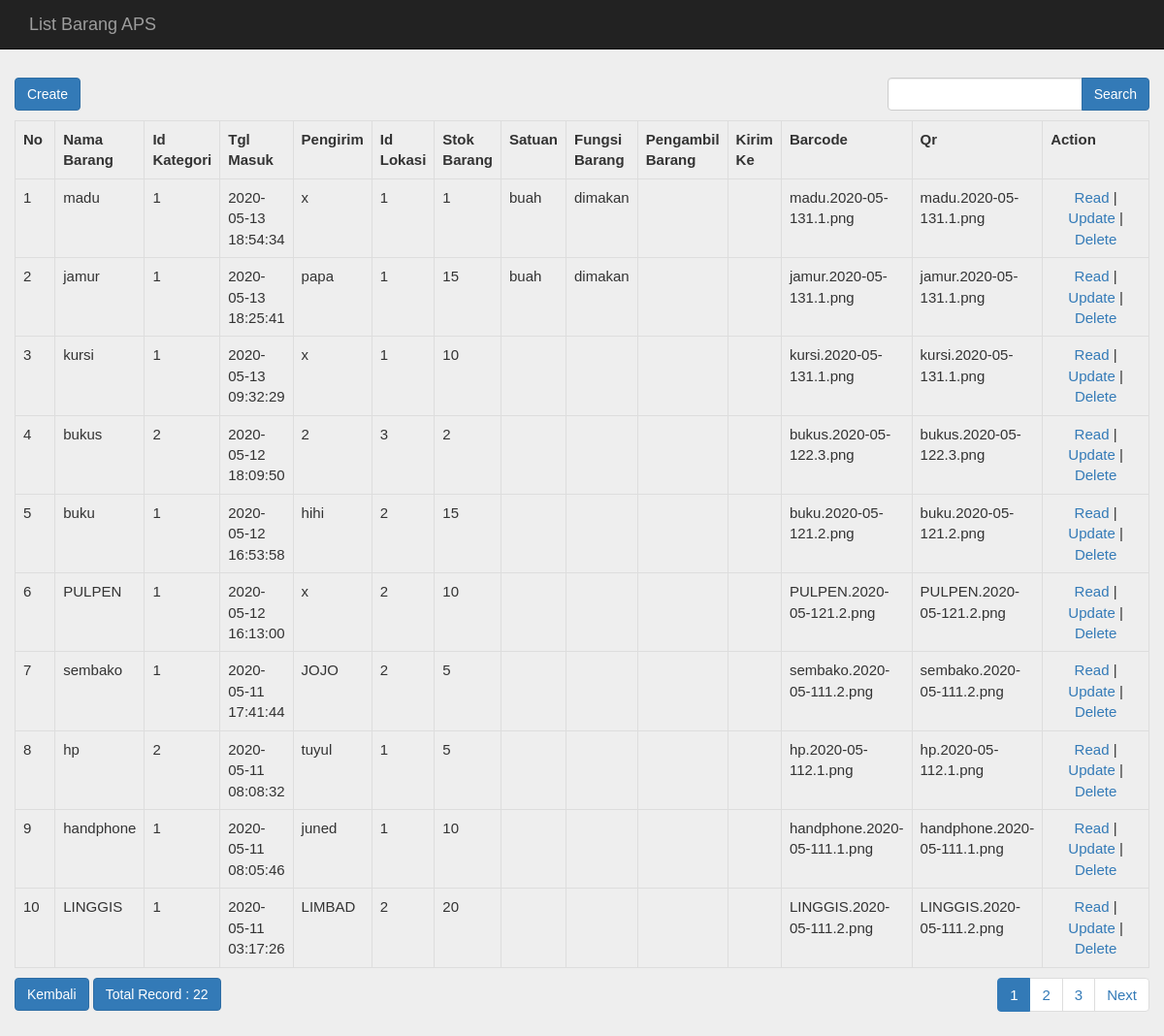
Before: /index.php/barang/barang_list with the older database file.
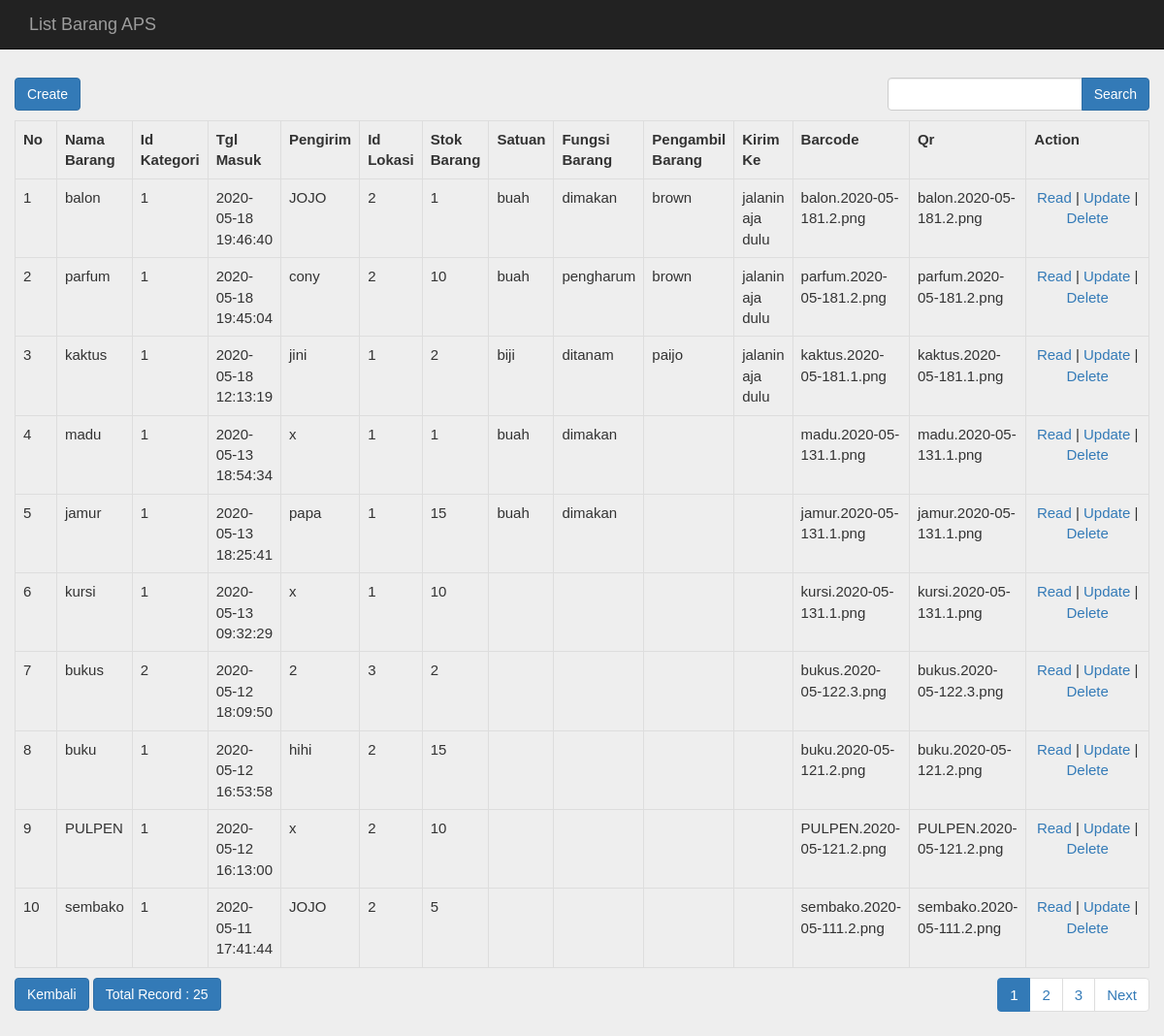
After: the same page with the newer database file.
### tables this page shows
CREATE TABLE `barang` (
  `id_barang` int(10) NOT NULL,
  `nama_barang` varchar(50) NOT NULL,
  `id_kategori` int(10) NOT NULL,
  `tgl_masuk` datetime NOT NULL,
  `pengirim` varchar(50) NOT NULL,
  `id_lokasi` int(10) NOT NULL,
  `barcode` varchar(100) NOT NULL,
  `qr` varchar(100) NOT NULL,
  `stok` int(100) DEFAULT NULL,
  `satuan` varchar(100) NOT NULL,
  `fungsi` varchar(100) NOT NULL,
  `pengambil` varchar(50) NOT NULL,
  `kirim` varchar(100) NOT NULL
);

### application/controllers/Barang.php (called while the page is built, shortened)
<?php
class Barang extends CI_Controller
{
    function __construct()
    {
        $this->load->model('Barang_model');
        $this->load->model('admin');
        $this->load->library('form_validation');
        $this->load->helper('url');
    }
    public function barang_list(){
        $q = urldecode($this->input->get('q', TRUE));
        $start = intval($this->input->get('start'));
        if ($q <> '') {
            $config['base_url'] = base_url() . 'barang/index.html?q=' . urlencode($q);
            $config['first_url'] = base_url() . 'barang/index.html?q=' . urlencode($q);
        } else {
            $config['base_url'] = base_url() . 'barang/index.html';
            $config['first_url'] = base_url() . 'barang/index.html';
        }
        $config['per_page'] = 10;
        $config['page_query_string'] = TRUE;
        $config['total_rows'] = $this->Barang_model->total_rows($q);
        $barang = $this->Barang_model->get_limit_data($config['per_page'], $start, $q);
        $this->load->library('pagination');
        $this->pagination->initialize($config);
        $data = array(
            'barang_data' => $barang,
            'q' => $q,
            'pagination' => $this->pagination->create_links(),
            'total_rows' => $config['total_rows'],
            'start' => $start,
        );
        $this->load->view('barang/barang_list', $data);
    }
}

### index.php (called while the page is built, shortened)
<?php
require_once BASEPATH.'core/CodeIgniter.php';

### application/config/config.php (called while the page is built, shortened)
<?php
$config['base_url'] = 'http://localhost/project2/';
$config['index_page'] = '';
$config['uri_protocol']	= 'REQUEST_URI';
$config['url_suffix'] = '';
$config['language']	= 'english';
$config['charset'] = 'UTF-8';
$config['enable_hooks'] = FALSE;
$config['subclass_prefix'] = 'MY_';
$config['composer_autoload'] = FALSE;
$config['permitted_uri_chars'] = 'a-z 0-9~%.:_\-';
$config['enable_query_strings'] = FALSE;
$config['controller_trigger'] = 'c';
$config['function_trigger'] = 'm';
$config['directory_trigger'] = 'd';
$config['allow_get_array'] = TRUE;
$config['log_threshold'] = 0;
$config['log_path'] = '';
$config['log_file_extension'] = '';
$config['log_file_permissions'] = 0644;
$config['log_date_format'] = 'Y-m-d H:i:s';
$config['error_views_path'] = '';
$config['cache_path'] = '';
$config['cache_query_string'] = FALSE;
$config['encryption_key'] = '';
$config['sess_driver'] = 'files';
$config['sess_cookie_name'] = 'ci_session';
$config['sess_expiration'] = 7200;
$config['sess_save_path'] = NULL;
$config['sess_match_ip'] = FALSE;
$config['sess_time_to_update'] = 300;
$config['sess_regenerate_destroy'] = FALSE;
$config['cookie_prefix']	= '';
$config['cookie_domain']	= '';
$config['cookie_path']		= '/';
$config['cookie_secure']	= FALSE;
$config['cookie_httponly'] 	= FALSE;
$config['standardize_newlines'] = FALSE;
$config['global_xss_filtering'] = FALSE;
$config['csrf_protection'] = FALSE;
$config['csrf_token_name'] = 'csrf_test_name';
$config['csrf_cookie_name'] = 'csrf_cookie_name';
$config['csrf_expire'] = 7200;
$config['csrf_regenerate'] = TRUE;
$config['csrf_exclude_uris'] = array();
$config['compress_output'] = FALSE;
$config['time_reference'] = 'local';
$config['rewrite_short_tags'] = FALSE;
$config['proxy_ips'] = '';

### application/models/Barang_model.php (called while the page is built, shortened)
<?php
class Barang_model extends CI_Model
{
    public $table = 'barang';
    public $id = 'id_barang';
    public $order = 'DESC';
    function total_rows($q = NULL) {
        $this->db->like('id_barang', $q);
	$this->db->or_like('nama_barang', $q);
	$this->db->or_like('id_kategori', $q);
	$this->db->or_like('tgl_masuk', $q);
	$this->db->or_like('pengirim', $q);
	$this->db->or_like('id_lokasi', $q);
	$this->db->or_like('barcode', $q);
	$this->db->or_like('qr', $q);
    $this->db->or_like('stok', $q);
    $this->db->or_like('satuan', $q);
    $this->db->or_like('fungsi', $q);
    $this->db->or_like('pengambil', $q);
    $this->db->or_like('kirim', $q);
	$this->db->from($this->table);
        return $this->db->count_all_results();
    }
    function get_limit_data($limit, $start = 0, $q = NULL) {
        $this->db->order_by($this->id, $this->order);
        $this->db->like('id_barang', $q);
	$this->db->or_like('nama_barang', $q);
	$this->db->or_like('id_kategori', $q);
	$this->db->or_like('tgl_masuk', $q);
	$this->db->or_like('pengirim', $q);
	$this->db->or_like('id_lokasi', $q);
	$this->db->or_like('barcode', $q);
	$this->db->or_like('qr', $q);
    $this->db->or_like('stok', $q);
    $this->db->or_like('satuan', $q);
    $this->db->or_like('fungsi', $q);
    $this->db->or_like('pengambil', $q);
    $this->db->or_like('kirim', $q);
	$this->db->limit($limit, $start);
        return $this->db->get($this->table)->result();
    }
}

### application/views/barang/barang_list.php (the view, shortened to what the changed rows need)
<!doctype html>
<html>
    <head>
        <link rel="stylesheet" href="<?php echo base_url('assets/bootstrap/css/bootstrap.min.css') ?>"/>
        <link rel="stylesheet" type="text/css" href="https://maxcdn.bootstrapcdn.com/bootstrap/3.3.7/css/bootstrap.min.css">
        <link rel="stylesheet" type="text/css" href="https://maxcdn.bootstrapcdn.com/font-awesome/4.7.0/css/font-awesome.min.css">
        <link rel="stylesheet" type="text/css" href="style.css">
    </head>
    <body>
        <div class="container" style="margin-top: 80px">
        <div class="row">
        <table class="table table-bordered" style="margin-bottom: 10px">
            <tr>
                <th>No</th>
		<th>Nama Barang</th>
		<th>Id Kategori</th>
		<th>Tgl Masuk</th>
		<th>Pengirim</th>
		<th>Id Lokasi</th>
        <th>Stok Barang</th>
        <th>Satuan</th>
        <th>Fungsi Barang</th>
        <th>Pengambil Barang</th>
        <th>Kirim Ke</th>
        <th>Barcode</th>
        <th>Qr</th>
		<th>Action</th>
            </tr><?php
            foreach ($barang_data as $barang)
            {
                ?>
                <tr>
			<td width="50px"><?php echo ++$start ?></td>
			<td><?php echo $barang->nama_barang ?></td>
			<td><?php echo $barang->id_kategori ?></td>
			<td><?php echo $barang->tgl_masuk ?></td>
			<td><?php echo $barang->pengirim ?></td>
			<td><?php echo $barang->id_lokasi ?></td>
            <td><?php echo $barang->stok ?></td>
            <td><?php echo $barang->satuan ?></td>
            <td><?php echo $barang->fungsi ?></td>
            <td><?php echo $barang->pengambil ?></td>
            <td><?php echo $barang->kirim ?></td>
            <td><?php echo $barang->barcode ?></td>
            <td><?php echo $barang->qr ?></td>
			<td style="text-align:center" width="200px">
				<?php
				echo anchor(site_url('barang/read/'.$barang->id_barang),'Read');
				echo ' | ';
				echo anchor(site_url('barang/update/'.$barang->id_barang),'Update');
				echo ' | ';
				echo anchor(site_url('barang/delete/'.$barang->id_barang),'Delete','onclick="javasciprt: return confirm(\'Are You Sure ?\')"');
				?>
			</td>
		</tr>
                <?php
            }
            ?>
        </table>
        <div class="row">
            <div class="col-md-6">
                <a class="btn btn-primary" href="<?php echo base_url('Barang/index') ?>">Kembali</a>
                <a href="#" class="btn btn-primary">Total Record : <?php echo $total_rows ?></a>
	       </div>
        </div>
    </div>
    </div>
    </body>
</html>

Changed rows visible on the page:
no longer on this page (row edited): barang: nama_barang "hp", id_kategori "2", tgl_masuk "2020-05-11 08:08:32", pengirim "tuyul", id_lokasi "1", stok "5", barcode "hp.2020-05-112.1.png", qr "hp.2020-05-112.1.png", id_barang "Read", id_barang "Update", id_barang "Delete"
no longer on this page (row edited): barang: nama_barang "handphone", id_kategori "1", tgl_masuk "2020-05-11 08:05:46", pengirim "juned", id_lokasi "1", stok "10", barcode "handphone.2020-05-111.1.png", qr "handphone.2020-05-111.1.png", id_barang "Read", id_barang "Update", id_barang "Delete"
no longer on this page (row edited): barang: nama_barang "LINGGIS", id_kategori "1", tgl_masuk "2020-05-11 03:17:26", pengirim "LIMBAD", id_lokasi "2", stok "20", barcode "LINGGIS.2020-05-111.2.png", qr "LINGGIS.2020-05-111.2.png", id_barang "Read", id_barang "Update", id_barang "Delete"
added barang: nama_barang "balon", id_kategori "1", tgl_masuk "2020-05-18 19:46:40", pengirim "JOJO", id_lokasi "2", stok "1", satuan "buah", fungsi "dimakan", pengambil "brown", kirim "jalanin aja dulu", barcode "balon.2020-05-181.2.png", qr "balon.2020-05-181.2.png", id_barang "Read", id_barang "Update", id_barang "Delete"
added barang: nama_barang "parfum", id_kategori "1", tgl_masuk "2020-05-18 19:45:04", pengirim "cony", id_lokasi "2", stok "10", satuan "buah", fungsi "pengharum", pengambil "brown", kirim "jalanin aja dulu", barcode "parfum.2020-05-181.2.png", qr "parfum.2020-05-181.2.png", id_barang "Read", id_barang "Update", id_barang "Delete"
added barang: nama_barang "kaktus", id_kategori "1", tgl_masuk "2020-05-18 12:13:19", pengirim "jini", id_lokasi "1", stok "2", satuan "biji", fungsi "ditanam", pengambil "paijo", kirim "jalanin aja dulu", barcode "kaktus.2020-05-181.1.png", qr "kaktus.2020-05-181.1.png", id_barang "Read", id_barang "Update", id_barang "Delete"
Other visible differences:
$total_rows: "22" → "25"
